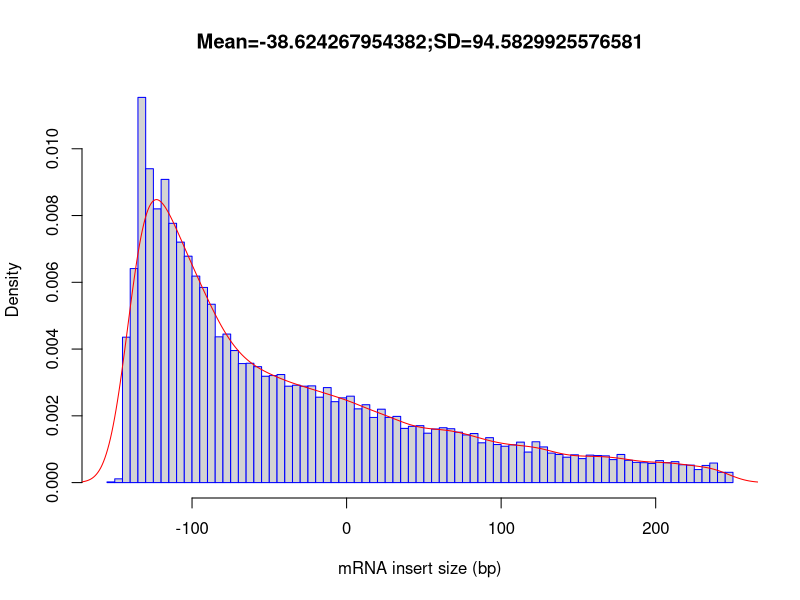

Write the R code that produced this figure.
out_file = '/tmp/rustqc_small_run/rseqc/inner_distance/test'
pdf('/tmp/rustqc_small_run/rseqc/inner_distance/test.inner_distance_plot.pdf')
fragsize=rep(c(-247.5,-242.5,-237.5,-232.5,-227.5,-222.5,-217.5,-212.5,-207.5,-202.5,-197.5,-192.5,-187.5,-182.5,-177.5,-172.5,-167.5,-162.5,-157.5,-152.5,-147.5,-142.5,-137.5,-132.5,-127.5,-122.5,-117.5,-112.5,-107.5,-102.5,-97.5,-92.5,-87.5,-82.5,-77.5,-72.5,-67.5,-62.5,-57.5,-52.5,-47.5,-42.5,-37.5,-32.5,-27.5,-22.5,-17.5,-12.5,-7.5,-2.5,2.5,7.5,12.5,17.5,22.5,27.5,32.5,37.5,42.5,47.5,52.5,57.5,62.5,67.5,72.5,77.5,82.5,87.5,92.5,97.5,102.5,107.5,112.5,117.5,122.5,127.5,132.5,137.5,142.5,147.5,152.5,157.5,162.5,167.5,172.5,177.5,182.5,187.5,192.5,197.5,202.5,207.5,212.5,217.5,222.5,227.5,232.5,237.5,242.5,247.5),times=c(0,0,0,0,0,0,0,0,0,0,0,0,0,0,0,0,0,0,0,2,11,424,624,1123,915,798,884,756,701,660,602,569,520,425,433,385,347,348,338,310,312,315,281,284,281,282,249,277,236,247,252,215,227,190,214,190,193,158,164,166,144,156,160,157,147,139,143,116,131,111,106,110,118,89,119,104,86,82,74,81,70,80,79,78,67,82,65,59,58,56,64,58,61,52,51,38,50,57,30,30))
frag_sd = sd(fragsize)
frag_mean = mean(fragsize)
frag_median = median(fragsize)
write(x=c("Name","Mean","Median","sd"), sep="\t", file=stdout(),ncolumns=4)
write(c(out_file,frag_mean,frag_median,frag_sd),sep="\t", file=stdout(),ncolumns=4)
hist(fragsize,probability=T,breaks=100,xlab="mRNA insert size (bp)",main=paste(c("Mean=",frag_mean,";","SD=",frag_sd),collapse=""),border="blue")
lines(density(fragsize,bw=10),col='red')
dev.off()
